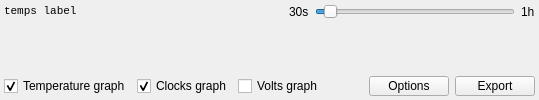
      <widget class="QWidget" name="graphTab">
       <attribute name="title">
        <string>Graphs</string>
       </attribute>
       <layout class="QGridLayout" name="gridLayout_6">
        <property name="leftMargin">
         <number>4</number>
        </property>
        <property name="topMargin">
         <number>4</number>
        </property>
        <property name="rightMargin">
         <number>4</number>
        </property>
        <property name="bottomMargin">
         <number>4</number>
        </property>
        <property name="spacing">
         <number>4</number>
        </property>
        <item row="2" column="1">
         <widget class="QCustomPlot" name="plotTemp" native="true">
          <property name="sizePolicy">
           <sizepolicy hsizetype="Expanding" vsizetype="Preferred">
            <horstretch>0</horstretch>
            <verstretch>0</verstretch>
           </sizepolicy>
          </property>
         </widget>
        </item>
        <item row="3" column="1">
         <widget class="QCustomPlot" name="plotClocks" native="true">
          <property name="sizePolicy">
           <sizepolicy hsizetype="Expanding" vsizetype="Preferred">
            <horstretch>0</horstretch>
            <verstretch>0</verstretch>
           </sizepolicy>
          </property>
         </widget>
        </item>
        <item row="4" column="1">
         <widget class="QCustomPlot" name="plotVolts" native="true">
          <property name="sizePolicy">
           <sizepolicy hsizetype="Expanding" vsizetype="Preferred">
            <horstretch>0</horstretch>
            <verstretch>0</verstretch>
           </sizepolicy>
          </property>
         </widget>
        </item>
        <item row="5" column="1">
         <widget class="QFrame" name="frame">
          <property name="maximumSize">
           <size>
            <width>16777215</width>
            <height>20</height>
           </size>
          </property>
          <layout class="QGridLayout" name="gridLayout">
           <property name="leftMargin">
            <number>0</number>
           </property>
           <property name="topMargin">
            <number>0</number>
           </property>
           <property name="rightMargin">
            <number>0</number>
           </property>
           <property name="bottomMargin">
            <number>0</number>
           </property>
           <item row="0" column="4">
            <widget class="QPushButton" name="btn_options">
             <property name="toolTip">
              <string>Reset min max temps and graphs scale</string>
             </property>
             <property name="text">
              <string>Options</string>
             </property>
            </widget>
           </item>
           <item row="0" column="1">
            <widget class="QCheckBox" name="cb_showFreqGraph">
             <property name="sizePolicy">
              <sizepolicy hsizetype="Minimum" vsizetype="Fixed">
               <horstretch>0</horstretch>
               <verstretch>0</verstretch>
              </sizepolicy>
             </property>
             <property name="text">
              <string>Clocks graph</string>
             </property>
             <property name="checked">
              <bool>true</bool>
             </property>
            </widget>
           </item>
           <item row="0" column="3">
            <spacer name="horizontalSpacer">
             <property name="orientation">
              <enum>Qt::Horizontal</enum>
             </property>
             <property name="sizeType">
              <enum>QSizePolicy::Expanding</enum>
             </property>
             <property name="sizeHint" stdset="0">
              <size>
               <width>40</width>
               <height>20</height>
              </size>
             </property>
            </spacer>
           </item>
           <item row="0" column="2">
            <widget class="QCheckBox" name="cb_showVoltsGraph">
             <property name="sizePolicy">
              <sizepolicy hsizetype="Minimum" vsizetype="Fixed">
               <horstretch>0</horstretch>
               <verstretch>0</verstretch>
              </sizepolicy>
             </property>
             <property name="text">
              <string>Volts graph</string>
             </property>
            </widget>
           </item>
           <item row="0" column="0">
            <widget class="QCheckBox" name="cb_showTempsGraph">
             <property name="sizePolicy">
              <sizepolicy hsizetype="Minimum" vsizetype="Fixed">
               <horstretch>0</horstretch>
               <verstretch>0</verstretch>
              </sizepolicy>
             </property>
             <property name="text">
              <string>Temperature graph</string>
             </property>
             <property name="checked">
              <bool>true</bool>
             </property>
            </widget>
           </item>
           <item row="0" column="5">
            <widget class="QPushButton" name="btn_export">
             <property name="text">
              <string>Export</string>
             </property>
            </widget>
           </item>
          </layout>
         </widget>
        </item>
        <item row="1" column="1">
         <widget class="QFrame" name="frame_2">
          <property name="maximumSize">
           <size>
            <width>16777215</width>
            <height>20</height>
           </size>
          </property>
          <layout class="QGridLayout" name="gridLayout_5">
           <property name="leftMargin">
            <number>0</number>
           </property>
           <property name="topMargin">
            <number>0</number>
           </property>
           <property name="rightMargin">
            <number>0</number>
           </property>
           <property name="bottomMargin">
            <number>0</number>
           </property>
           <item row="0" column="2">
            <widget class="QSlider" name="timeSlider">
             <property name="sizePolicy">
              <sizepolicy hsizetype="MinimumExpanding" vsizetype="Fixed">
               <horstretch>0</horstretch>
               <verstretch>0</verstretch>
              </sizepolicy>
             </property>
             <property name="minimumSize">
              <size>
               <width>0</width>
               <height>0</height>
              </size>
             </property>
             <property name="maximumSize">
              <size>
               <width>200</width>
               <height>16777215</height>
              </size>
             </property>
             <property name="minimum">
              <number>30</number>
             </property>
             <property name="maximum">
              <number>3600</number>
             </property>
             <property name="singleStep">
              <number>10</number>
             </property>
             <property name="pageStep">
              <number>180</number>
             </property>
             <property name="value">
              <number>180</number>
             </property>
             <property name="orientation">
              <enum>Qt::Horizontal</enum>
             </property>
            </widget>
           </item>
           <item row="0" column="3">
            <widget class="QLabel" name="label_4">
             <property name="text">
              <string>1h</string>
             </property>
            </widget>
           </item>
           <item row="0" column="1">
            <widget class="QLabel" name="label_3">
             <property name="text">
              <string>30s</string>
             </property>
            </widget>
           </item>
           <item row="0" column="0">
            <widget class="QLabel" name="l_minMaxTemp">
             <property name="sizePolicy">
              <sizepolicy hsizetype="MinimumExpanding" vsizetype="Fixed">
               <horstretch>0</horstretch>
               <verstretch>0</verstretch>
              </sizepolicy>
             </property>
             <property name="font">
              <font>
               <family>Monospace</family>
               <pointsize>8</pointsize>
              </font>
             </property>
             <property name="text">
              <string>temps label</string>
             </property>
            </widget>
           </item>
          </layout>
         </widget>
        </item>
       </layout>
      </widget>
